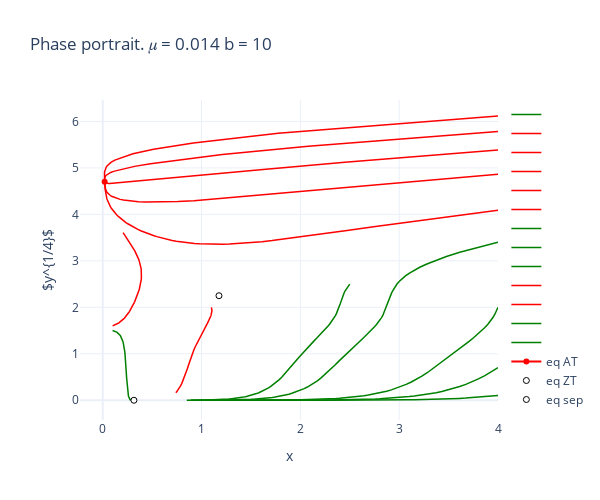

The notebook cell this image was saved under:
### Code cell
b_const = 10

y_paths_starts = np.concatenate([
    np.linspace(0.1**4, 1400, 6),
    [0.7**4, 3.4**4, 2**4]
])
starts = (list(product([4], y_paths_starts))
          + [(1.1, 2**4),
                                               (0.1, 1.6**4),
                                               (0.1, 1.5**4),
                                               (2.5, 2.5**4)]
         )
eqs, fig = compute_phase_portrait(b_const, paths_starts=starts)
united_eqs = sorted(union_same_solutions(eqs))
# print(united_eqs)
eq_at, eq_zt, eq_sep = united_eqs

fig.add_trace(go.Scatter(x=[eq_at[0]], y=[
              eq_at[1]**(1/4)], name='eq AT', line=dict(color='red')))
fig.add_trace(go.Scatter(x=[eq_zt[0]], y=[eq_zt[1]**(1/4)], name='eq ZT',
                         marker=dict(color='white',
                                     line=dict(color='black', width=1))))
fig.add_trace(go.Scatter(x=[eq_sep[0]], y=[
              eq_sep[1]**(1/4)], name='eq sep', 
                        marker=dict(color='white',
                                     line=dict(color='black', width=1))))

fig.show()
